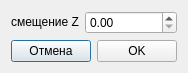
<?xml version="1.0" encoding="UTF-8"?>
<ui version="4.0">
 <class>CaptureParams</class>
 <widget class="QDialog" name="CaptureParams">
  <property name="geometry">
   <rect>
    <x>0</x>
    <y>0</y>
    <width>198</width>
    <height>89</height>
   </rect>
  </property>
  <property name="sizePolicy">
   <sizepolicy hsizetype="Minimum" vsizetype="Minimum">
    <horstretch>0</horstretch>
    <verstretch>0</verstretch>
   </sizepolicy>
  </property>
  <property name="windowTitle">
   <string>Dialog</string>
  </property>
  <property name="modal">
   <bool>false</bool>
  </property>
  <layout class="QVBoxLayout" name="verticalLayout">
   <property name="sizeConstraint">
    <enum>QLayout::SetFixedSize</enum>
   </property>
   <item>
    <layout class="QHBoxLayout" name="horizontalLayout_3">
     <property name="sizeConstraint">
      <enum>QLayout::SetFixedSize</enum>
     </property>
     <item>
      <widget class="QLabel" name="offsetZlabel">
       <property name="sizePolicy">
        <sizepolicy hsizetype="Maximum" vsizetype="Fixed">
         <horstretch>0</horstretch>
         <verstretch>0</verstretch>
        </sizepolicy>
       </property>
       <property name="text">
        <string>смещение Z</string>
       </property>
      </widget>
     </item>
     <item>
      <widget class="QDoubleSpinBox" name="offsetZspinBox"/>
     </item>
    </layout>
   </item>
   <item>
    <layout class="QHBoxLayout" name="horizontalLayout_4">
     <property name="sizeConstraint">
      <enum>QLayout::SetFixedSize</enum>
     </property>
     <item>
      <widget class="QPushButton" name="cancelButton">
       <property name="text">
        <string>Отмена</string>
       </property>
      </widget>
     </item>
     <item>
      <widget class="QPushButton" name="OKButton">
       <property name="text">
        <string>OK</string>
       </property>
      </widget>
     </item>
    </layout>
   </item>
  </layout>
 </widget>
 <resources/>
 <connections/>
</ui>
